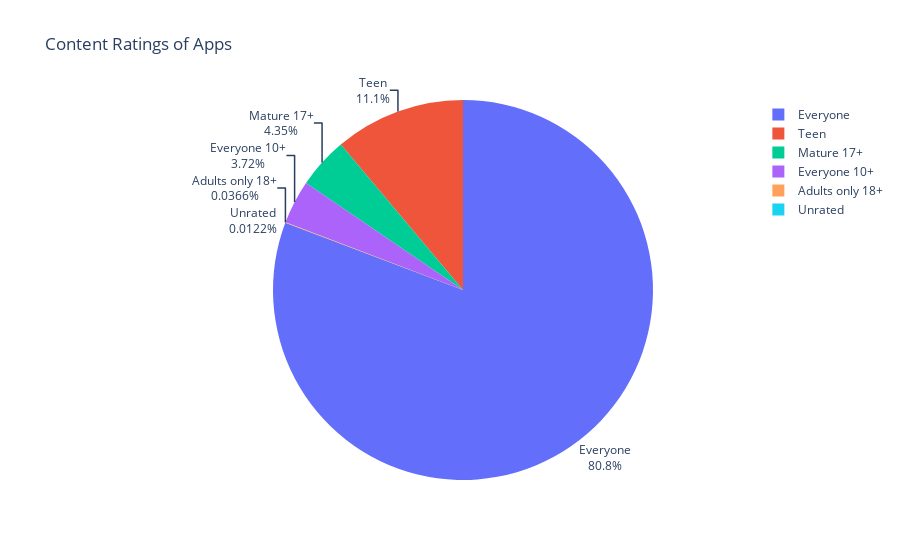

Write notebook code for a chart like this one.
### Code cell
fig = px.pie(labels=ratings.index, values=ratings.values, title="Content Ratings of Apps", names=ratings.index)
fig.update_traces(textposition='outside', textinfo='percent+label')
fig.show()

### Figure 1 — Plotly figure (JSON) as saved in the notebook; plotly's stock layout.template omitted (floating-point values rounded to 4 significant figures)
{"data": [{"domain": {"x": [0, 1], "y": [0, 1]}, "hovertemplate": "label=%{label}<br>value=%{value}<extra></extra>", "labels": ["Everyone", "Teen", "Mature 17+", "Everyone 10+", "Adults only 18+", "Unrated"], "legendgroup": "", "name": "", "showlegend": true, "textinfo": "percent+label", "textposition": "outside", "type": "pie", "values": [6621, 912, 357, 305, 3, 1]}], "layout": {"legend": {"tracegroupgap": 0}, "title": {"text": "Content Ratings of Apps"}}}
